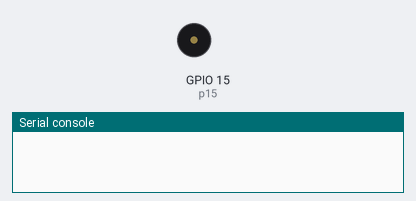
Bench run of a program on a simulated ESP8266 board running MicroPython. Parts: buzzer (waves = sounding), the last lines printed to the serial console. WiFi joins after 1.5 s; no MQTT or app messages arrive unless stated.

Above: at 0.1 s.
At 1.6 s:
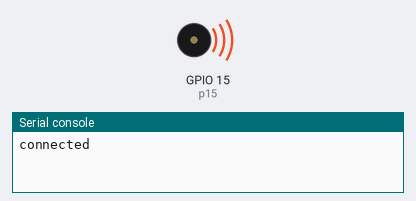
Timing chart, 0 to 6.0 s (numbered marks = the images above):
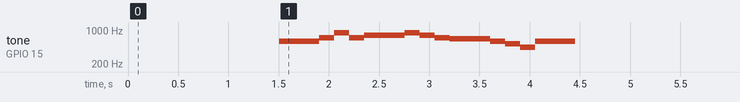

The program:

secmain.py
```python
#This the main file for the second ESP8266 used for subscribing and outputs.
#It runs automattically on startup and is saved as main.py on the actual chip.
#Saved as secmain.py on github for your convinience

import network
import machine
import micropython
import time
from umqtt.simple import MQTTClient
import Medicine
import ujson
import IO
import CondCheck

#HUMID LED SETUP
p12 = machine.Pin(12)
pwm12 = machine.PWM(p12)
p13 = machine.Pin(13)
pwm13 = machine.PWM(p13)
p14 = machine.Pin(14)
pwm14 = machine.PWM(p14)

#TEMPERATURE LED SETUP
p0 = machine.Pin(0)
pwm0 = machine.PWM(p0)
p5 = machine.Pin(5)
pwm5 = machine.PWM(p5)
p2 = machine.Pin(2)
pwm2 = machine.PWM(p2)

#PEIZO BUZZER OUTPUT
p15 = machine.Pin(15)
pwm15 = machine.PWM(p15)

#OUTPUT BOTH LEDS GREEN
IO.IO.humidledgreen()
IO.IO.templedgreen()

#Connect to WIFI
ap_if = network.WLAN(network.AP_IF)
ap_if.active(False)
sta_if = network.WLAN(network.STA_IF)
sta_if.active(True)
sta_if.connect('EEERover', 'exhibition')
while (not sta_if.isconnected()):
    pass
print('connected')

#Initialise accelerometer, this may give one false positive reading on startup,
#but is necessary for calibration and the comparisons we make therafter in code.
oldx = 0
oldy = 0
oldz = 0

def sub_cb(topic, msg):
    #need to set oldx,oldy,oldz as global as going to change in this local function
    global oldx,oldy,oldz
    #load json message and print
    parsed = ujson.loads(msg)
    print(str(parsed))

    #check if Insulin chosen, carry out CondCheck if so and recalibrate old values
    if (parsed["Sensor Readings"]["Medicine"] == "Insulin"):
        maxtemp = Medicine.Insulin.MaxTemp()
        mintemp = Medicine.Insulin.MinTemp()
        maxhum = Medicine.Insulin.MaxHum()
        maxvib = Medicine.Insulin.MaxVib()
        CondCheck.CondCheck.Checker(parsed, maxtemp, mintemp, maxhum, maxvib, oldx, oldy, oldz)
        oldx = parsed["Sensor Readings"]["x"]
        oldy = parsed["Sensor Readings"]["y"]
        oldz = parsed["Sensor Readings"]["z"]

    #check if IVF chosen, carry out CondCheck if so and recalibrate old values
    elif (parsed["Sensor Readings"]["Medicine"] == "IVF"):
        maxtemp = Medicine.IVF.MaxTemp()
        mintemp = Medicine.IVF.MinTemp()
        maxhum = Medicine.IVF.MaxHum()
        maxvib = Medicine.IVF.MaxVib()
        CondCheck.CondCheck.Checker(parsed, maxtemp, mintemp, maxhum, maxvib, oldx, oldy, oldz)
        oldx = parsed["Sensor Readings"]["x"]
        oldy = parsed["Sensor Readings"]["y"]
        oldz = parsed["Sensor Readings"]["z"]

    #check if Heart chosen, carry out CondCheck if so and recalibrate old values
    elif (parsed["Sensor Readings"]["Medicine"] == "Heart"):
        maxtemp = Medicine.Heart.MaxTemp()
        mintemp = Medicine.Heart.MinTemp()
        maxhum = Medicine.Heart.MaxHum()
        maxvib = Medicine.Heart.MaxVib()
        CondCheck.CondCheck.Checker(parsed, maxtemp, mintemp, maxhum, maxvib, oldx, oldy, oldz)
        oldx = parsed["Sensor Readings"]["x"]
        oldy = parsed["Sensor Readings"]["y"]
        oldz = parsed["Sensor Readings"]["z"]

#loop the main and setup MQTT configuration connections and subscribe channel
def main(server="192.168.0.10"):
    c = MQTTClient("umqtt_client", server)
    c.set_callback(sub_cb)
    c.connect()
    c.subscribe(b"esys/KANYE2020/yeezy")
    while True:
        if True:
            # Blocking wait for message
            c.wait_msg()
        else:
            # Non-blocking wait for message
            c.check_msg()
            # Then need to sleep to avoid 100% CPU usage (in a real
            # app other useful actions would be performed instead)
            time.sleep(1)

    c.disconnect()

#Start-up song also used as alarm but you can use a simple on-off buzz if you want
IO.IO.startnalarm()

#call main
if __name__ == "__main__":
    main()
```

Medicine.py
```python
#Class file for medicines and organs etc.
#can add as many as you want
#current parameters are max and min temperature, max vibration and max humidity

class Insulin:

        def MaxTemp():
                return 30
        def MinTemp():
                return 2
        def MaxHum():
                return 40
        def MaxVib():
                return 500

class IVF:

        def MaxTemp():
                return 25
        def MinTemp():
                return 2
        def MaxHum():
                return 35
        def MaxVib():
                return 500


class Heart:

        def MaxTemp():
                return 4
        def MinTemp():
                return -80
        def MaxHum():
                return 20
        def MaxVib():
                return 600
```

IO.py
```python
#This is the class file for outputs on the subscriber huzzah

import machine
import time

#Define LED Pins for Humidity status
p12 = machine.Pin(12)
pwm12 = machine.PWM(p12)
p13 = machine.Pin(13)
pwm13 = machine.PWM(p13)
p14 = machine.Pin(14)
pwm14 = machine.PWM(p14)

#Define LED Pins for Temperature status
p0 = machine.Pin(0)
pwm0 = machine.PWM(p0)
p5 = machine.Pin(5)
pwm5 = machine.PWM(p5)
p2 = machine.Pin(2)
pwm2 = machine.PWM(p2)

#Define Peizo Buzzer Pins for Vibration status
p15 = machine.Pin(15)
pwm15 = machine.PWM(p15)

class IO:
        #green output on humidity led
	def humidledgreen():
                pwm12.freq(50)
                pwm12.duty(0)
                pwm13.freq(50)
                pwm13.duty(1023)
                pwm14.freq(50)
                pwm14.duty(1023)

        #red output on humidity led
        def humidledred():
                pwm12.freq(50)
                pwm12.duty(1023)
                pwm13.freq(50)
                pwm13.duty(1023)
                pwm14.freq(50)
                pwm14.duty(0)

        #green output on temperature led
        def templedgreen():
                pwm5.freq(50)
                pwm5.duty(0)
                pwm0.freq(50)
                pwm0.duty(1023)
                pwm2.freq(50)
                pwm2.duty(1023)

        #red output on temperature led
        def templedred():
                pwm5.freq(50)
                pwm5.duty(1023)
                pwm0.freq(50)
                pwm0.duty(1023)
                pwm2.freq(50)
                pwm2.duty(0)

        #start up song also used as alarm on piezo buzzer
        def startnalarm():
                pwm15.freq(587)
                pwm15.duty(512)
                time.sleep(0.4)

                pwm15.freq(698)
                time.sleep(0.15)

                pwm15.freq(880)
                time.sleep(0.15)

                pwm15.freq(698)
                time.sleep(0.15)

                pwm15.freq(784)
                time.sleep(0.4)

                pwm15.freq(880)
                time.sleep(0.15)

                pwm15.freq(784)
                time.sleep(0.15)

                pwm15.freq(698)
                time.sleep(0.15)

                pwm15.freq(659)
                time.sleep(0.4)

                pwm15.freq(587)
                time.sleep(0.15)

                pwm15.freq(523)
                time.sleep(0.15)

                pwm15.freq(440)
                time.sleep(0.15)

                pwm15.freq(587)
                time.sleep(0.4)

                pwm15.duty(0)
```

CondCheck.py
```python
#Class file to check if real time measurements are within limits for a given
#medicine or organ and to output to leds or buzzer based on current status
#with respect to these limits.

import machine
import time
import Medicine
import IO

class CondCheck:

        #pass in all relevent parameters in order to make comparsions
        def Checker(parsed, maxtemp, mintemp, maxhum, maxvib, oldx, oldy, oldz):

                #get current values
                realtemp = parsed["Sensor Readings"]["Temperature"]
                realstemp = parsed["Sensor Readings"]["Stemp"]
                realhum = parsed["Sensor Readings"]["Humidity"]
                realx = parsed["Sensor Readings"]["x"]
                realy = parsed["Sensor Readings"]["y"]
                realz = parsed["Sensor Readings"]["z"]

                #if temperature out of limits output red on led
                if (((realtemp + realstemp)/2 > maxtemp) or ((realtemp + realstemp)/2 < mintemp)):
                    IO.IO.templedred()
                #else output green
                else:
                    IO.IO.templedgreen()
                #if humidity out of limits output red on second led
                if(realhum > maxhum):
                    IO.IO.humidledred()
                #else output green
                else:
                    IO.IO.humidledgreen()
                #if vibration to large output alarm on piezo buzzer
                if(abs(realx-oldx)> maxvib or abs(realy-oldy)>maxvib or abs(realz-oldz)>maxvib):
                    IO.IO.startnalarm()
```
